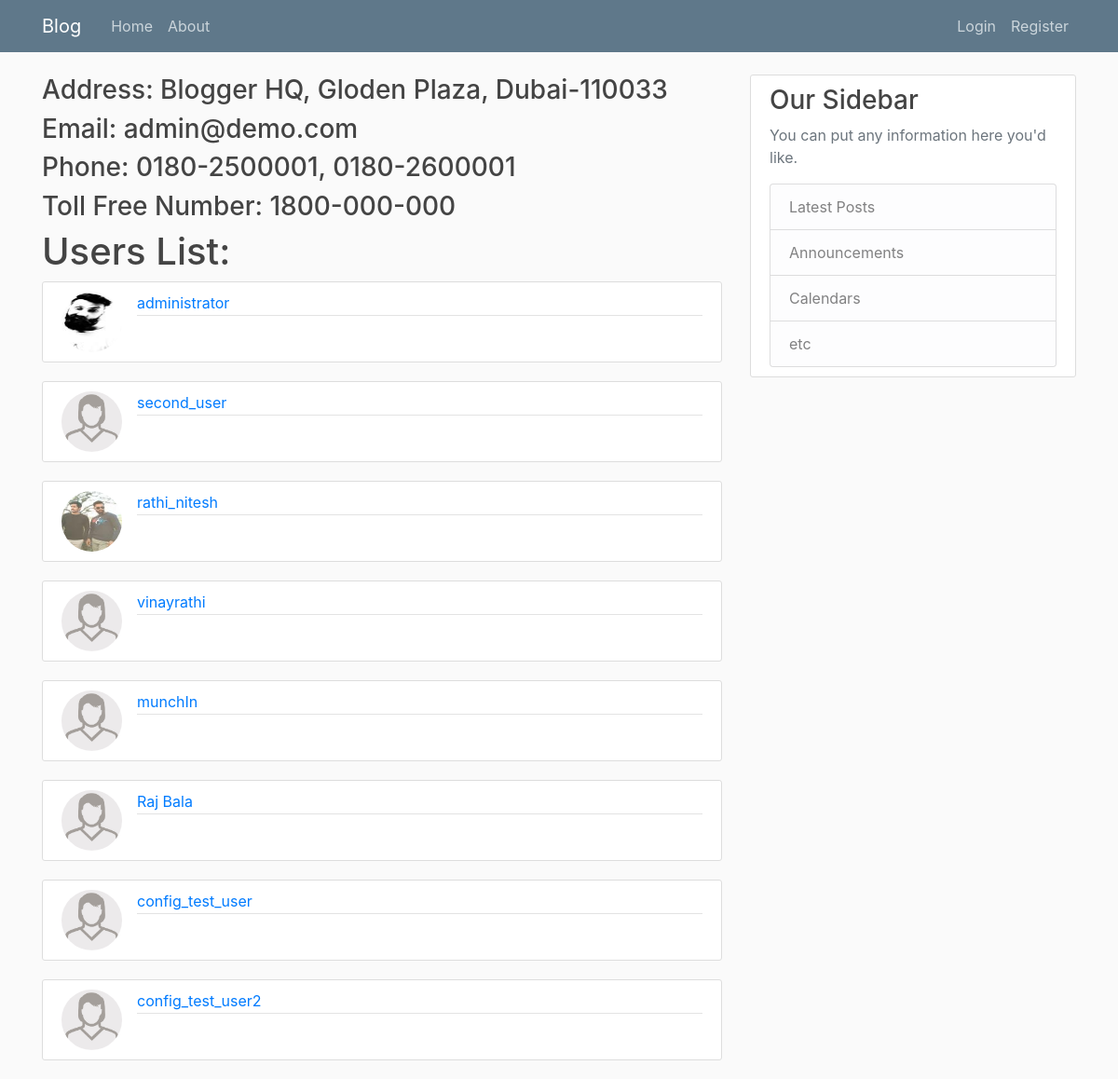
/about, run on the app's committed database.
### blogger/models.py (models this page shows, shortened)
class User(db.Model, UserMixin):
    id = db.Column(db.Integer, primary_key=True)
    username = db.Column(db.String(20), unique=True, nullable=False)
    email = db.Column(db.String(120), unique=True, nullable=False)
    image_file = db.Column(db.String(20), nullable=False, default='default_image.jpg')
    password = db.Column(db.String(60), nullable=False)
    posts = db.relationship('Post', backref='author', lazy=True)

### blogger/main/routes.py (the view)
@main.route('/about')
def about():
    users = User.query.all()
    return render_template("about.html", title='About Page', users=users)

### blogger/templates/about.html
{% extends "layout.html" %}
{% block content %}
    <h3>Address: Blogger HQ, Gloden Plaza, Dubai-110033</h3>
    <h3>Email: admin@demo.com</h3>
    <h3>Phone: 0180-2500001, 0180-2600001</h3>
    <h3>Toll Free Number: 1800-000-000</h3>
    <div>
        <h1> Users List: </h1>
        {% for user in users %}
            <article class="media content-section">
              <img class="rounded-circle article-img" src="{{ url_for('static', filename='profile_pics/' +
              user.image_file) }}">
              <div class="media-body">
                <div class="article-metadata">
                  <a class="mr-2" href="#">{{ user.username }}</a>
                </div>
              </div>
            </article>
        {% endfor %}
    </div>
{% endblock content %}

### blogger/static/main.css (style rules this page uses)
body { background: #fafafa; color: #333333; margin-top: 5rem; }
h1, h2, h3, h4, h5, h6 { color: #444444; }
.content-section { background: #ffffff; padding: 10px 20px; border: 1px solid #dddddd; border-radius: 3px; margin-bottom: 20px; }
.article-img { height: 65px; width: 65px; margin-right: 16px; }
.article-metadata { padding-bottom: 1px; margin-bottom: 4px; border-bottom: 1px solid #e3e3e3 }

### data on the page
User: image_file (picture), username "administrator"
User: image_file (placeholder picture), username "second_user"
User: image_file (picture), username "rathi_nitesh"
User: image_file (placeholder picture), username "vinayrathi"
User: image_file (placeholder picture), username "munchIn"
User: image_file (placeholder picture), username "Raj Bala"
User: image_file (placeholder picture), username "config_test_user"
User: image_file (placeholder picture), username "config_test_user2"
